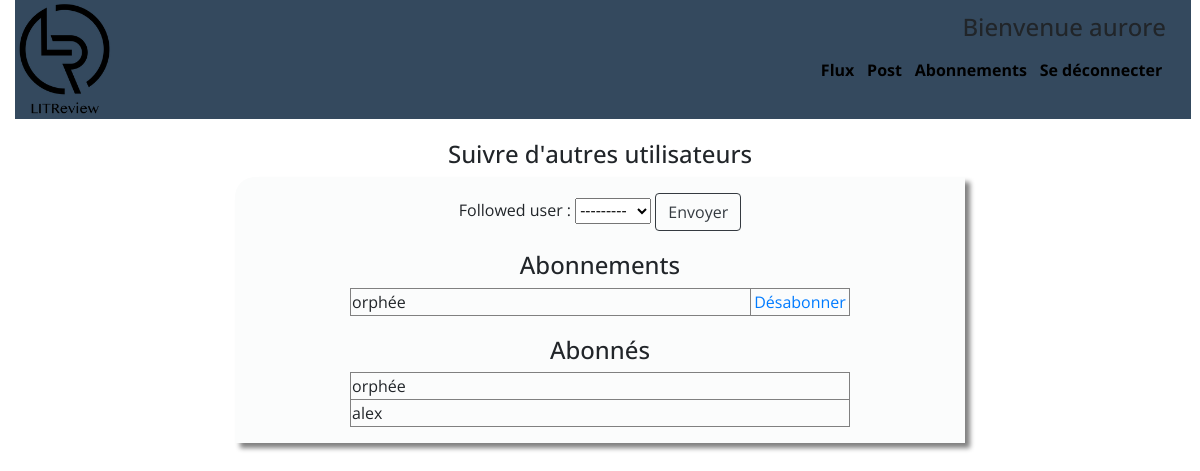
/Abonnements/ (signed in), run on the app's committed database.
### authentication/models.py (models this page shows)
class User(AbstractUser):
    def __str__(self):
        return self.username

### blog/views.py (the view, shortened to what this page needs)
# urls.py: path('Abonnements/', views.subscript_page, name='subscrip'),
@login_required
def subscript_page(request):
    form = forms.UserFollowing()
    followed_users = [x.followed_user for x in models.UserFollows.objects.filter(user=request.user)]
    followers = [x.user for x in models.UserFollows.objects.filter(followed_user=request.user)]
    context = {
        'form': form,
        'followed_users': followed_users,
        'followers': followers,
        'user': request.user,
    }
    return render(request, 'blog/subscrip.html', context=context)

### blog/forms.py
class UserFollowing(forms.ModelForm):
    class Meta:
        model = models.UserFollows
        fields = ['followed_user']

### blog/templates/blog/subscrip.html (shortened to what this page needs)
{% extends "blog/base.html" %}
{% block content %}
    <h1 class="follow_user">Suivre d'autres utilisateurs</h1>
    <div class="content_style follow_page">
        <form method="post" >{% csrf_token %}
            {{form}}
            <button class=" btn btn-outline-dark" type="submit">Envoyer</button>
        </form>
        <div class="follow">
            <h1>Abonnements</h1>
            <table  class="tab_follower" width="500" border="1" style="border-collapse:collapse">
                <tbody>
                    {% for user in followed_users%}
                        <tr>
                            <td class="tab_follow">{{user.username}}</td>
                            <td><a href="{% url 'unsubscrip' user.id %}">Désabonner </a></td>
                        </tr>
                    {% endfor %}
                </tbody>
            </table>
        </div>
        <div class="follow">
            <h1>Abonnés</h1>
            <table class="tab_follower" width="500" border="1" style="border-collapse:collapse">
                <tbody>
                {% for user in followers %}
                <tr>
                    <td class="tab_follow"  >{{user.username}} </td>
                </tr>
                {% endfor %}
                </tbody>
            </table>
        </div>
    </div>
{% endblock content %}

### blog/templates/blog/base.html (shortened to what this page needs)
<!DOCTYPE html>
{% load static %}
<html lang="fr">
  <head>
      <link rel="stylesheet" href="https://cdnjs.cloudflare.com/ajax/libs/normalize/8.0.1/
        normalize.min.css">
      <link rel="stylesheet" href="{% static 'blog/css/bootstrap.min.css' %}">
      <link rel="stylesheet" href="{% static 'blog/css/styles.css' %}">
  </head>
   <body>
    <div class="container-fluid block_page">
        <header>
            <nav>
                <div class="blog_logo">
                    <img src="{% static 'blog/image/logo.png' %}" alt="LOGO" width="100" >
                </div>
                <div class="brain-right">
                    <div class="current_user">
                        <h1>Bienvenue {{user}}</h1>
                    </div>
                    <ul class="navbar">
                        <li><a href="{% url 'flux' %}">Flux</a></li>
                        <li><a href="{% url 'post' %}">Post</a></li>
                        <li><a href="{% url 'subscrip' %}">Abonnements</a></li>
                        <li><a href="{% url 'logout' %}">Se déconnecter</a></li>
                    </ul>
                </div>
             </nav>
        </header>
        <div class="container block_blog">
            <div class="row">
                <div class="col-md-2"></div>
                <div class="col-md-8">
                    {% block content %}{% endblock content %}
                </div>
                <div class="col-md-2"></div>
            </div>
        </div>
    </div>
   </body>
</html>

### blog/static/blog/css/styles.css (style rules this page uses)
body { margin: 0; padding: 0; width: 100%; font-family: 'Open Sans', Helvetica, Arial, sans-serif; background-image: url("../image/background1.jpg"); background-size: cover; background-position: top; background-repeat: no-repeat; }
header { width: 100%; min-height: 100px; position: relative; z-index: 120; }
h1 { font-size: 1.5em; }
.content_style { background-color: #FBFCFC; box-shadow: 5px 5px 5px grey; border-top-left-radius: 20px 20px; padding: 1em; }
nav { display: flex; justify-content: space-between; align-items: center; background-color: #34495E; position: fixed; width: 98%; font-size: 1em; }
.navbar li { display: inline-block; margin-right: 0.8em; }
.navbar li a { text-decoration: none; color: #000000; font-weight: bold; }
.brain-right { display: flex; flex-direction: column; justify-content: space-between; text-align: right; }
.current_user { font-size: 1em; margin-right: 25px; padding: 0; }
.block_blog { margin-top: 40px; }
.follow_page, .follow_user { align-items: center; text-align:center; }
.tab_follower { margin:auto; }
.follow { margin-top: 20px; }
.tab_follow { width: 400px; text-align: left; }

### data on the page
User: username "aurore"
User: username "orphée"
User: username "alex"
